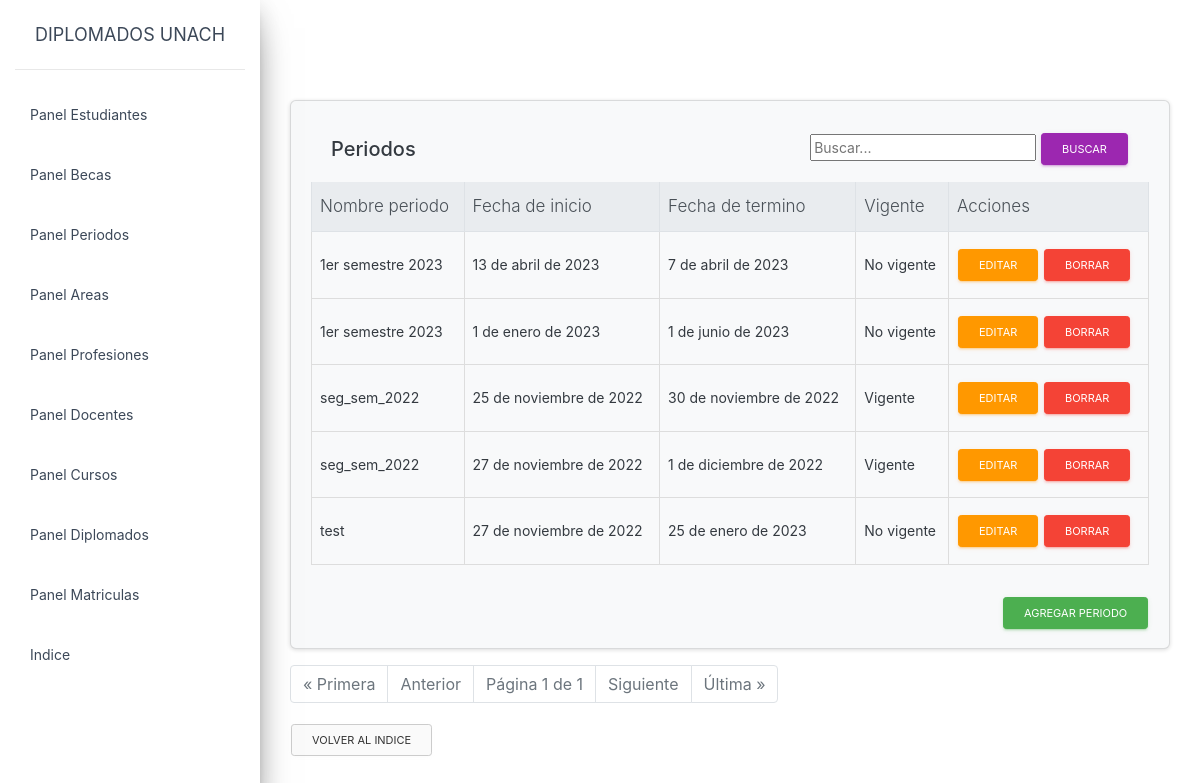
The page /artemis/panel_periodos.html (signed in) on the database its author committed.
### artemis/models.py (models this page shows, shortened)
class Periodo(models.Model):
    id = models.AutoField(primary_key=True)
    nombre_periodo = models.CharField(max_length = 20) #ex-primer semestre 2022
    fecha_inicio = models.DateField()
    fecha_termino = models.DateField()
    activo = models.BooleanField(default=False,verbose_name="Vigente")

### artemis/views.py (the view, shortened to what this page needs)
# urls.py: path('panel_periodos.html',panel_periodos.as_view(),name = 'panel_periodos'),
@method_decorator(login_required, name='dispatch' )
class panel_periodos(ListView):
    context_object_name = 'panel_periodos'
    template_name = 'panel_periodos.html'
    paginate_by = 15
    queryset = Periodo.objects.all()
    search_form = SearchForm
    def get_queryset(self):
        queryset = Periodo.objects.order_by('nombre_periodo')
        query = self.request.GET.get('query')
        return queryset
    def get_context_data(self, **kwargs):
        context = super(panel_periodos, self).get_context_data(**kwargs)
        context['vigente_display_list'] = ['Vigente' if periodo.activo else 'No vigente' for periodo in context['object_list']]
        context['search_form'] = self.search_form(self.request.GET or None)
        return context

### artemis/forms.py
class SearchForm(forms.Form):
    query = forms.CharField(label='', widget=forms.TextInput(attrs={'placeholder': 'Buscar...'}))

### artemis/templates/panel_periodos.html (shortened to what this page needs)
{% extends "base.html" %}
{% block content %}
<head>
   <link rel="stylesheet" href="https://stackpath.bootstrapcdn.com/bootstrap/4.1.3/css/bootstrap.min.css">
   {% load crispy_forms_tags %}
</head>
<div class="card text-dark bg-light mb-3">
    <div class="card-body">
        <div class="card-header d-flex justify-content-between align-items-center">
            <h5 class="mb-0">Periodos</h5>
            <form method="GET" class="search-form">
                <input type="text" name="query" value="{{ search_form.value }}" placeholder="Buscar...">
                <button type="submit" class="btn btn-primary btn-sm">Buscar</button>
            </form>
        </div>
        <div class="table-responsive" style="max-height: calc(100vh - 370px); overflow-y: auto;">
            <table class="table table-hover table-bordered">
                <thead class="thead-light">
                    <tr>
                <th>Nombre periodo</th>
                <th>Fecha de inicio</th>
                <th>Fecha de termino</th>
                <th>Vigente</th>
                <th>Acciones</th>
            </tr>
        </thead>
        <tbody>
            {% for Periodo in object_list %}
            <tr class="table-hover">
                <td>{{ Periodo.nombre_periodo }}</td>
                <td>{{ Periodo.fecha_inicio }}</td>
                <td>{{ Periodo.fecha_termino }}</td>
                <td>
                    {% if Periodo.activo %}
                        Vigente
                    {% else %}
                        No vigente
                    {% endif %}
                </td>
                <td>
                    <a href="{% url "artemis:edit_periodo" Periodo.pk %}" class="btn btn-warning btn-sm">Editar</a>
                    <a href="{% url "artemis:delete_periodo" Periodo.pk %}" class="btn btn-danger btn-sm">Borrar</a>
                </td>
            </tr>
            {% endfor %}
        </tbody>
    </table>
</div>
<div class="d-flex justify-content-end">
    <a href="{% url "artemis:new_periodo" %}" class="btn btn-success btn-sm mt-3"> Agregar periodo</a>
</div>
</div>
</div>
    <div class="pagination">
        <ul class="pagination justify-content-center">
          {% if page_obj.has_previous %}
          <li class="page-item"><a class="page-link" href="?page=1">&laquo; Primera</a></li>
          <li class="page-item"><a class="page-link" href="?page={{ page_obj.previous_page_number }}">Anterior</a></li>
          {% else %}
          <li class="page-item disabled"><span class="page-link">&laquo; Primera</span></li>
          <li class="page-item disabled"><span class="page-link">Anterior</span></li>
          {% endif %}
          <li class="page-item disabled"><span class="page-link">Página {{ page_obj.number }} de {{ page_obj.paginator.num_pages }}</span></li>
          {% if page_obj.has_next %}
          <li class="page-item"><a class="page-link" href="?page={{ page_obj.next_page_number }}">Siguiente</a></li>
          <li class="page-item"><a class="page-link" href="?page={{ page_obj.paginator.num_pages }}">Última &raquo;</a></li>
          {% else %}
          <li class="page-item disabled"><span class="page-link">Siguiente</span></li>
          <li class="page-item disabled"><span class="page-link">Última &raquo;</span></li>
          {% endif %}
      </div>
        <p>
            <a href="{% url "artemis:index" %}" class="btn btn-secondary btn-sm" >Volver al indice</a>
        </p>
    {%endblock content%}

### artemis/templates/base.html (style rules this page uses)
.card { margin-top: 0; }

### rows shown on the page
Periodo: nombre_periodo "1er semestre 2023", fecha_inicio "13 de abril de 2023", fecha_termino "7 de abril de 2023", activo "No vigente"
Periodo: nombre_periodo "1er semestre 2023", fecha_inicio "1 de enero de 2023", fecha_termino "1 de junio de 2023", activo "No vigente"
Periodo: nombre_periodo "seg_sem_2022", fecha_inicio "25 de noviembre de 2022", fecha_termino "30 de noviembre de 2022", activo "Vigente"
Periodo: nombre_periodo "seg_sem_2022", fecha_inicio "27 de noviembre de 2022", fecha_termino "1 de diciembre de 2022", activo "Vigente"
Periodo: nombre_periodo "test", fecha_inicio "27 de noviembre de 2022", fecha_termino "25 de enero de 2023", activo "No vigente"

### other values the page prints
{{ page_obj.number }} "1"
{{ page_obj.paginator.num_pages }} "1"
